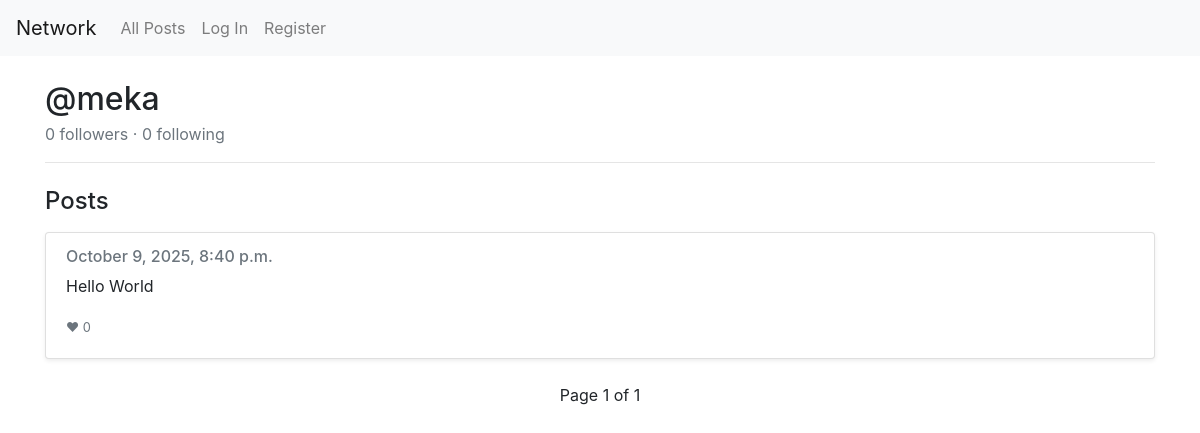
The app's page /u/meka/, older data.
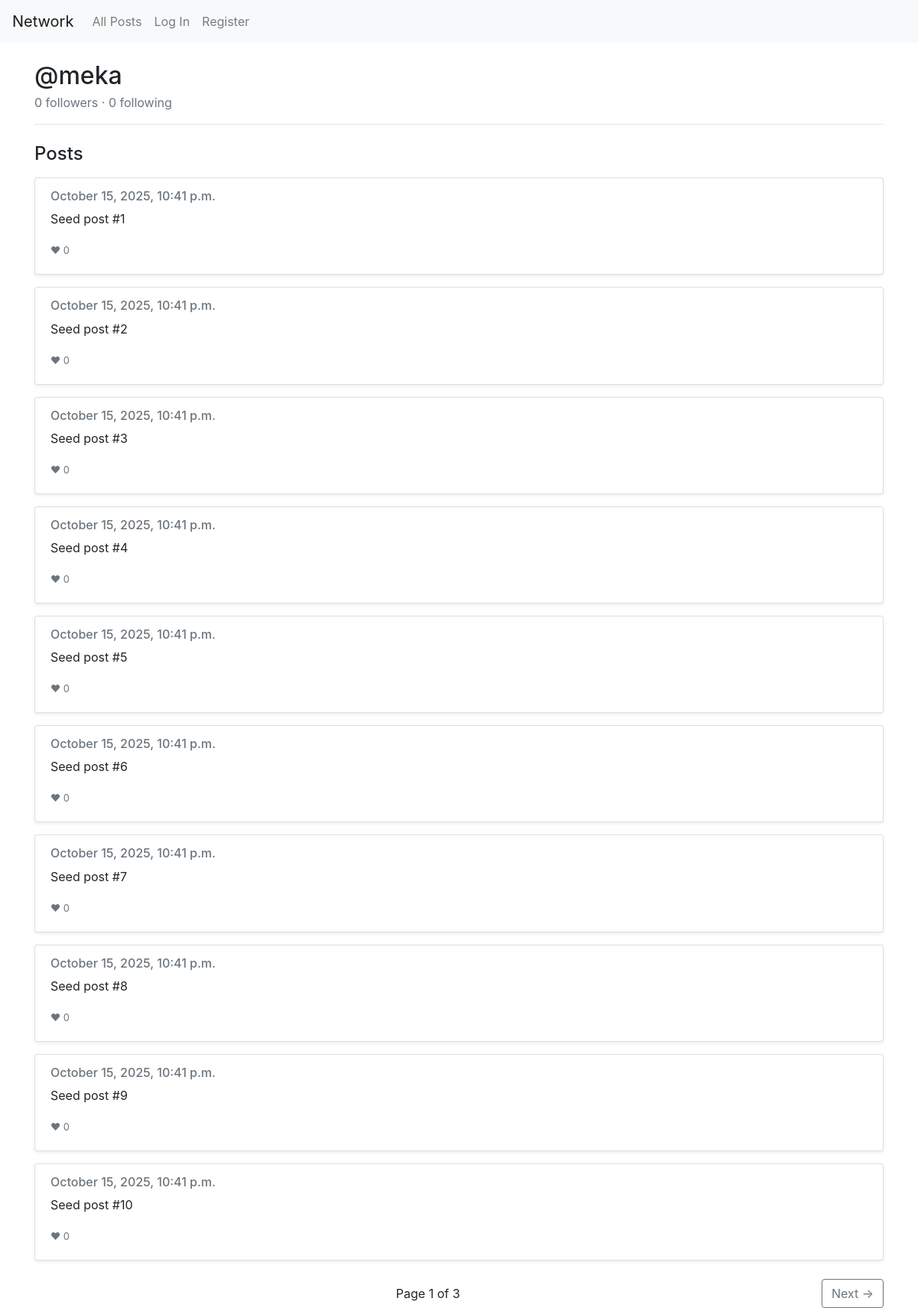
The same page, newer data.
### network/models.py (models this page shows)
class User(AbstractUser):
    following = models.ManyToManyField('self', symmetrical=False, related_name='followers', blank=True)

class Post(models.Model):
    author = models.ForeignKey(User, on_delete=models.CASCADE, related_name='posts')
    content = models.TextField(max_length=500)
    created_at = models.DateTimeField(auto_now_add=True)
    likes = models.ManyToManyField(User, related_name='liked_posts', blank=True)
    class Meta:
        ordering = ['-created_at']

### network/views.py (the view)
# urls.py: path("u/<str:username>/", views.profile, name="profile"),
def profile(request, username):
    profile_user = get_object_or_404(User, username=username)
    posts = (profile_user.posts
             .select_related("author")
             .prefetch_related("likes")
             .all())
    paginator = Paginator(posts, 10)
    page_obj = paginator.get_page(request.GET.get("page"))
    is_self = request.user.is_authenticated and request.user.id == profile_user.id
    is_following = (
        request.user.is_authenticated
        and not is_self
        and profile_user in request.user.following.all()
    )
    context = {
        "profile_user": profile_user,
        "followers_count": profile_user.followers.count(),
        "following_count": profile_user.following.count(),
        "is_self": is_self,
        "is_following": is_following,
        "page_obj": page_obj,
        "posts": page_obj.object_list,
    }
    return render(request, "network/profile.html", context)

### network/templates/network/profile.html (shortened to what this page needs)
{% extends "network/layout.html" %}
{% block body %}
<div class="d-flex align-items-center justify-content-between mb-3">
  <div>
    <h2 class="mb-1">@{{ profile_user.username }}</h2>
    <div class="text-muted">
      <span id="followers-count">{{ followers_count }}</span> followers ·
      {{ following_count }} following
    </div>
  </div>
</div>
<hr class="mb-4"/>
<h4 class="mb-3">Posts</h4>
<div id="post-list">
  {% for post in posts %}
    <div class="card mb-3 shadow-sm">
      <div class="card-body">
        <h6 class="card-subtitle mb-2 text-muted">
          {{ post.created_at|date:"F j, Y, g:i a" }}
        </h6>
        <p class="card-text">{{ post.content }}</p>
        <small class="text-muted">❤ {{ post.likes.count }}</small>
      </div>
    </div>
  {% empty %}
    <p>No posts yet.</p>
  {% endfor %}
</div>
<nav class="d-flex justify-content-between align-items-center mt-4">
  <span>Page {{ page_obj.number }} of {{ page_obj.paginator.num_pages }}</span>
  {% if page_obj.has_next %}
    <a href="?page={{ page_obj.next_page_number }}" class="btn btn-outline-secondary">Next →</a>
  {% else %}<span></span>{% endif %}
</nav>
{% endblock %}

### network/templates/network/layout.html (shortened to what this page needs)
{% load static %}
<!DOCTYPE html>
<html lang="en">
    <head>
        <link rel="stylesheet" href="https://stackpath.bootstrapcdn.com/bootstrap/4.4.1/css/bootstrap.min.css">
        <link href="{% static 'network/styles.css' %}" rel="stylesheet">
    </head>
    <body>
        <nav class="navbar navbar-expand-lg navbar-light bg-light">
            <a class="navbar-brand" href="#">Network</a>
            <div>
              <ul class="navbar-nav mr-auto">
                <li class="nav-item">
                  <a class="nav-link" href="{% url 'index' %}">All Posts</a>
                </li>
                {% if user.is_authenticated %}
                    <li class="nav-item">
                        <a class="nav-link" href="#">Following</a>
                    </li>
                    <li class="nav-item">
                        <a class="nav-link" href="{% url 'logout' %}">Log Out</a>
                    </li>
                {% else %}
                    <li class="nav-item">
                        <a class="nav-link" href="{% url 'login' %}">Log In</a>
                    </li>
                    <li class="nav-item">
                        <a class="nav-link" href="{% url 'register' %}">Register</a>
                    </li>
                {% endif %}
              </ul>
            </div>
          </nav>
        <div class="container mt-4">
            {% block body %}
            {% endblock %}
        </div>
    </body>
</html>

Row changes from the older to the newer data that the page shows:
no longer on this page (row unchanged): Post: created_at "October 9, 2025, 8:40 p.m.", content "Hello World", likes.count "0"
added Post: created_at "October 15, 2025, 10:41 p.m.", content "Seed post #1", likes.count "0"
added Post: created_at "October 15, 2025, 10:41 p.m.", content "Seed post #2", likes.count "0"
added Post: created_at "October 15, 2025, 10:41 p.m.", content "Seed post #3", likes.count "0"
added Post: created_at "October 15, 2025, 10:41 p.m.", content "Seed post #4", likes.count "0"
added Post: created_at "October 15, 2025, 10:41 p.m.", content "Seed post #5", likes.count "0"
added Post: created_at "October 15, 2025, 10:41 p.m.", content "Seed post #6", likes.count "0"
added Post: created_at "October 15, 2025, 10:41 p.m.", content "Seed post #7", likes.count "0"
added Post: created_at "October 15, 2025, 10:41 p.m.", content "Seed post #8", likes.count "0"
added Post: created_at "October 15, 2025, 10:41 p.m.", content "Seed post #9", likes.count "0"
added Post: created_at "October 15, 2025, 10:41 p.m.", content "Seed post #10", likes.count "0"
Text that changed along with them:
{{ page_obj.paginator.num_pages }}: "1" → "3"
text now shown: "Next →"
